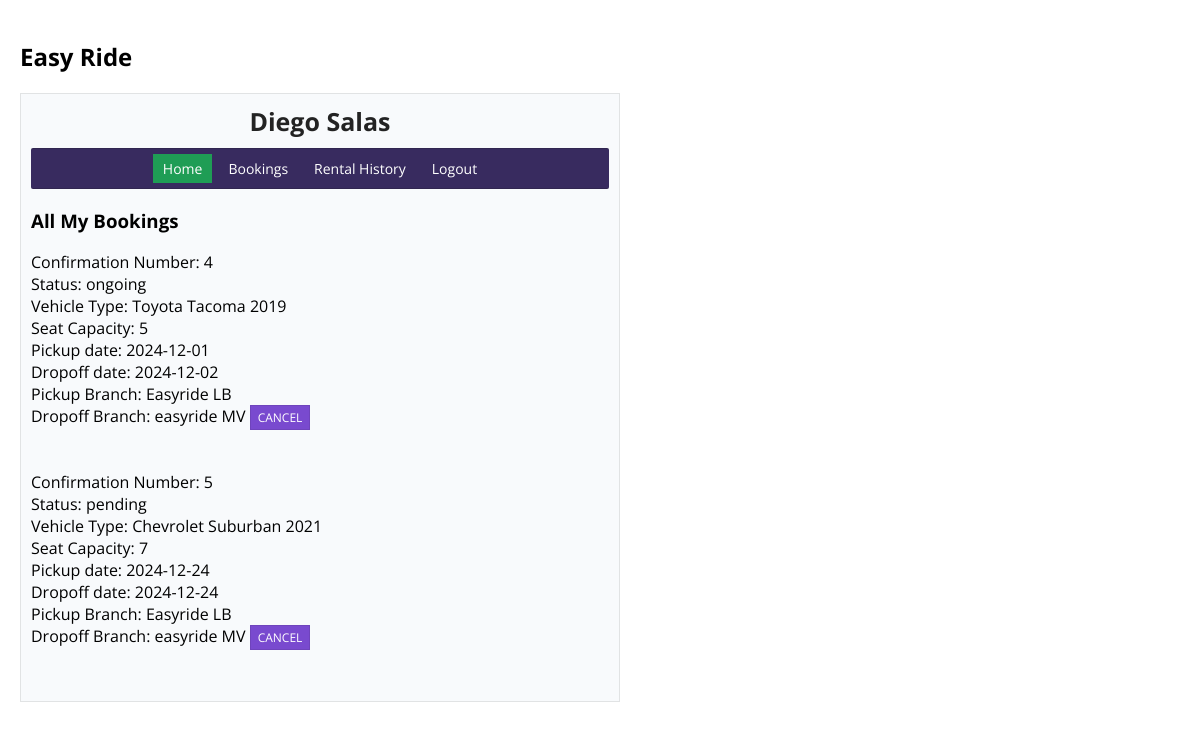
The page /mybookings.php (signed in) on the database as committed earlier.
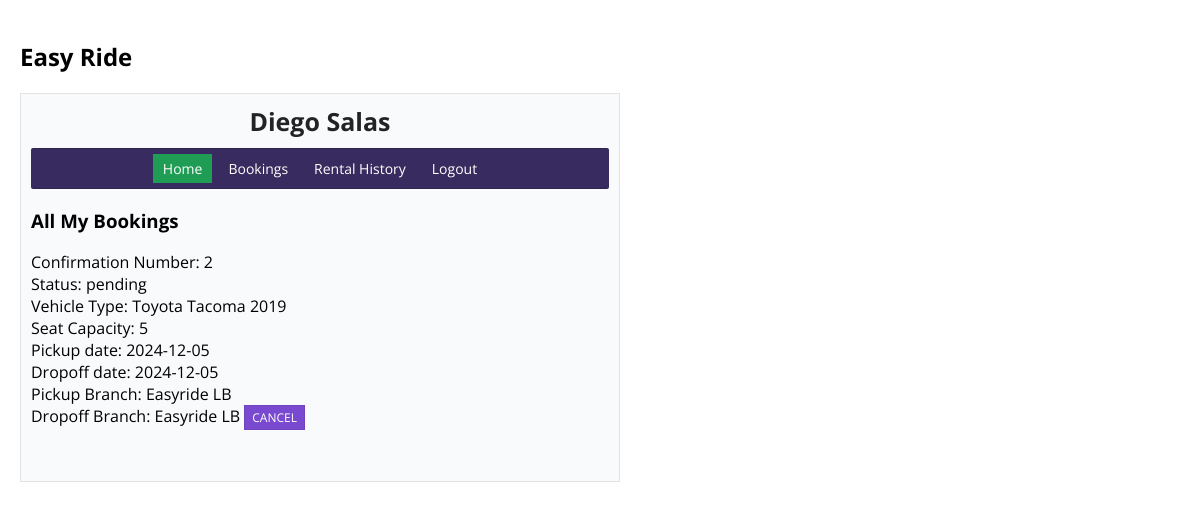
The same page on the database as committed later.
### tables this page shows
CREATE TABLE `booking` (
  `confirmation_num` int(11) NOT NULL,
  `status` varchar(25) NOT NULL DEFAULT 'pending',
  `vehicle_registration` int(11) NOT NULL,
  `pickup_date` date NOT NULL,
  `pickup_employee_email` varchar(50) DEFAULT NULL,
  `customer_id` int(11) NOT NULL,
  `drop_date` date NOT NULL,
  `drop_employee_email` varchar(50) DEFAULT NULL,
  `pickup_branch_id` int(11) NOT NULL,
  `drop_branch_id` int(11) NOT NULL,
  `amount` float(10,2) NOT NULL
);

CREATE TABLE `vehicle` (
  `car_id` int(11) NOT NULL,
  `c_name` varchar(25) NOT NULL,
  `description` varchar(200) NOT NULL,
  `model_year` int(11) NOT NULL,
  `manufacturer` varchar(20) NOT NULL,
  `color` varchar(10) NOT NULL
);

CREATE TABLE `vehicle_details` (
  `registration_num` int(11) NOT NULL,
  `seat_capacity` int(11) NOT NULL,
  `mileage` int(11) NOT NULL,
  `rate` float(10,2) NOT NULL,
  `type_car_id` int(11) NOT NULL,
  `fuel_type_id` int(11) NOT NULL,
  `vehicle_branch_id` int(11) NOT NULL,
  `car_id` int(11) NOT NULL
);

CREATE TABLE `branch` (
  `branch_id` int(11) NOT NULL,
  `location` varchar(50) NOT NULL,
  `branch_name` varchar(50) NOT NULL
);

### includes/init.php (called while the page is built, shortened)
<?php
require 'classes/user.php';
$db_obj = new Database();
$db_connection = $db_obj->dbConnection();
$user_obj = new User($db_connection);

### includes/classes/user.php (called while the page is built, shortened)
<?php
class User{
    protected $db;
    function __construct($db_connection){
        $this->db = $db_connection;
    }
    function find_user_by_id($id){
        try{
            $find_user = $this->db->prepare("SELECT * FROM `customers` WHERE customer_id = ?");
            $find_user->execute([$id]);
            if($find_user->rowCount() === 1){
                return $find_user->fetch(PDO::FETCH_OBJ);
            }
            else{
                return false;
            }
        }
        catch (PDOException $e) {
            die($e->getMessage());
        }
    }
    function all_user_bookings($id){
        try{
            $get_bookings = $this->db->prepare("SELECT confirmation_num, status, manufacturer, c_name, model_year, seat_capacity, pickup_date, drop_date, b1.branch_name as b1_branch_name, b2.branch_name as b2_branch_name, customer_id
                                                FROM `booking` as bo
                                                LEFT JOIN `vehicle_details` as vd ON
                                                vd.registration_num=bo.vehicle_registration
                                                LEFT JOIN `vehicle` as v ON v.car_id=vd.car_id
                                                LEFT JOIN `branch` as b1 ON b1.branch_id=bo.pickup_branch_id
                                                LEFT JOIN `branch` as b2 ON b2.branch_id=bo.drop_branch_id
                                                HAVING customer_id = ?");
            $get_bookings->execute([$id]);
            if($get_bookings->rowCount() > 0){
                return $get_bookings->fetchAll(PDO::FETCH_OBJ);
            }
            else{
                return false;
            }
        }
        catch (PDOException $e) {
            die($e->getMessage());
        }
    }
}
?>

### mybookings.php (the view, shortened to what this page needs)
<?php
require 'includes/init.php';
if(isset($_SESSION['customer_id']) && isset($_SESSION['email'])){
    $user_data = $user_obj->find_user_by_id($_SESSION['customer_id']);
    $all_bookings = $user_obj->all_user_bookings($_SESSION['customer_id']);
}
else{
    header('Location: logout.php');
    exit;
}
?>
<!DOCTYPE html>
<html lang="en">
<head>
    <link rel="stylesheet" href="./style.css">
</head>
<body>
	<h2>Easy Ride</h2>
    <div class="profile_container">
        <div class="inner_profile">
            <h1><?php echo  $user_data->customer_fname." ".$user_data->customer_lname;?></h1>
        </div>
        <nav>
            <ul>
                <li><a href="profile.php" rel="noopener noreferrer" class="active">Home</a></li>
                <li><a href="mybookings.php" rel="noopener noreferrer">Bookings</a></li>
                <li><a href="profile.php" rel="noopener noreferrer">Rental History</a></li>
                <li><a href="logout.php" rel="noopener noreferrer">Logout</a></li>
            </ul>
        </nav>
        <div class="all_bookings">
            <h3>All My Bookings</h3>
            <div class="usersWrapper">
                <?php
                if($all_bookings){
                    foreach($all_bookings as $row){
                        echo '<div class="bookings_box">
                                <div class="vehicle_info"><span>Confirmation Number: '.$row->confirmation_num.'</span>
                                <div class="vehicle_info"><span>Status: '.$row->status.'</span>
                                <div class="vehicle_info"><span>Vehicle Type: '.$row->manufacturer.' '.$row->c_name.' '.$row->model_year.'</span>
                                <div class="vehicle_info"><span>Seat Capacity: '.$row->seat_capacity.'</span>
                                <div class="vehicle_info"><span>Pickup date: '.$row->pickup_date.'</span>
                                <div class="vehicle_info"><span>Dropoff date: '.$row->drop_date.'</span>
                                <div class="vehicle_info"><span>Pickup Branch: '.$row->b1_branch_name.'</span>
                                <div class="vehicle_info"><span>Dropoff Branch: '.$row->b2_branch_name.'</span>
                                <span><a href="vehicle_profile.php?id='.$row->confirmation_num.'" class="see_profileBtn">Cancel</a></div>
                                <br></br>
                            </div>';
                    }
                }
                else{
                    echo '<h4>There is no bookings!</h4>';
                }
                ?>
            </div>
        </div>
    </div>
</body>
</html>

Rows that differ between the two databases and show on the page:
removed booking: confirmation_num "4", status "ongoing", vehicle.manufacturer "Toyota", vehicle.c_name "Tacoma", vehicle.model_year "2019", vehicle_details.seat_capacity "5", pickup_date "2024-12-01", drop_date "2024-12-02", pickup_branch.branch_name "Easyride LB", drop_branch.branch_name "easyride MV"
removed booking: confirmation_num "5", status "pending", vehicle.manufacturer "Chevrolet", vehicle.c_name "Suburban", vehicle.model_year "2021", vehicle_details.seat_capacity "7", pickup_date "2024-12-24", drop_date "2024-12-24", pickup_branch.branch_name "Easyride LB", drop_branch.branch_name "easyride MV"
added booking: confirmation_num "2", status "pending", vehicle.manufacturer "Toyota", vehicle.c_name "Tacoma", vehicle.model_year "2019", vehicle_details.seat_capacity "5", pickup_date "2024-12-05", drop_date "2024-12-05", pickup_branch.branch_name "Easyride LB"
